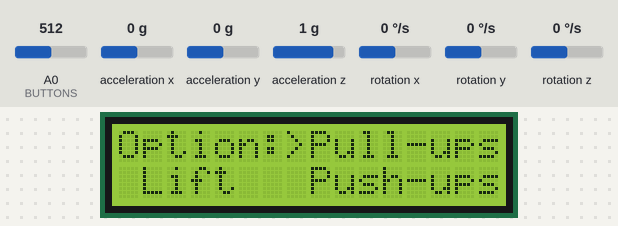
Recording of a sketch running on a simulated Arduino Uno, built with avr-gcc and run on an emulated ATmega328P. Shown: 16×2 character LCD. Inputs (shaded band) come from the test bench; at power-on: A0 (BUTTONS) = 512, acceleration x 0 g, acceleration y 0 g, acceleration z 1 g, rotation x 0 °/s, rotation y 0 °/s, rotation z 0 °/s.

Above: at 1.2 s.
1.3 s: A0 (BUTTONS) set to 407
2.8 s: A0 (BUTTONS) set to 392
At 3.4 s:
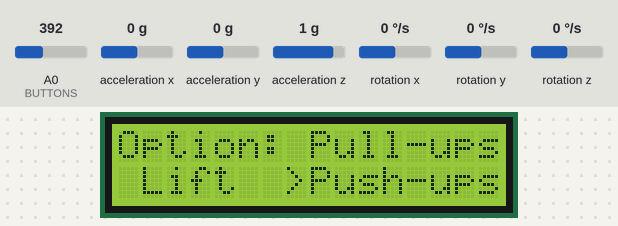
4.4 s: A0 (BUTTONS) set to 410
At 4.57 s:
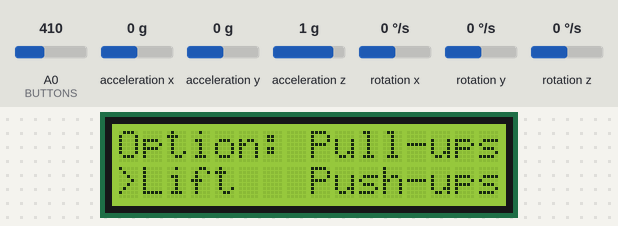
6.1 s: A0 (BUTTONS) set to 582
7.6 s: A0 (BUTTONS) set to 612
At 8.8 s:
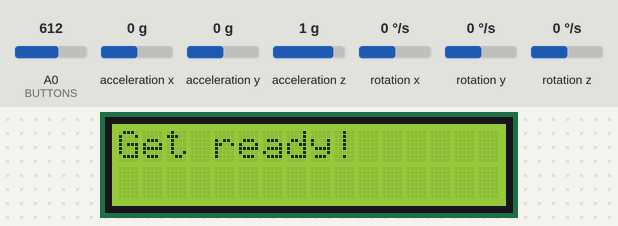
9.2 s: A0 (BUTTONS) set to 511
At 11.4 s:
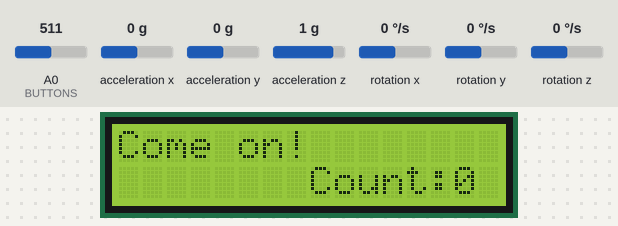
Timing chart, 0 to 12.9 s (numbered marks = the images above; inputs shaded):
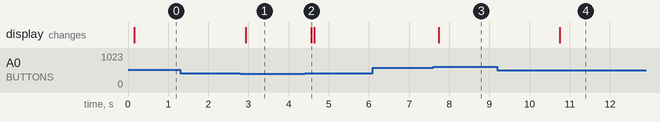

The sketch:

CourseWork.ino
```cpp
#include <MPU6050_tockn.h>
#include <Wire.h>
#include <LiquidCrystal.h>
MPU6050 sport(Wire);

long timer = 0;
int exercises = 0;

double angle_X;
double last_angle_X = -100;

double angle_Y;
double last_angle_Y = 100;

const int BUTTONS = 0;
const int pin_d4 = 4;
const int pin_d5 = 5;
const int pin_d6 = 6;
const int pin_d7 = 7;
const int pin_RS = 8;
const int pin_EN = 9;
const int pin_BL = 10;
LiquidCrystal lcd (pin_RS, pin_EN, pin_d4, pin_d5, pin_d6, pin_d7);

int choose = 2;

void start() {
  lcd.clear();
  lcd.setCursor(0, 0);
  lcd.print("Option:");
  lcd.setCursor(1, 1);
  lcd.print("Lift");
  lcd.setCursor(8, 0);
  lcd.print("Pull-ups");
  lcd.setCursor(8, 1);
  lcd.print("Push-ups");
}

void ready_for() {
  lcd.clear();
  lcd.setCursor(0, 0);
  lcd.print("Get ready!");
  delay(3000);
  lcd.clear();
}

void arrow() {
  if(choose == 3) {
    start();
    lcd.setCursor(0, 1);
    lcd.print(">");
  }
  else if(choose == 2) {
    start();
    lcd.setCursor(7, 0);
    lcd.print(">");
  }
  else if(choose == 4) {
    start();
    lcd.setCursor(7, 1);
    lcd.print(">");
  }
}

void go() {
  start();
  int x;
  while(1){
    x = analogRead(BUTTONS);
    delay(75);
    if(x < 60) {
      choose += 1;
      if(choose > 4) {
        choose -= 1;
      }
      arrow();
    }
    if(x > 60 && x < 200) {
      choose -= 2;
      if(choose < 2){
        choose += 2;
      }
      arrow();
    }
    if(x > 200 && x < 400) {
      choose += 2;
      if(choose > 4){
        choose -= 2;
      }
      arrow();
    }
    if(x > 400 && x < 600) {
      choose -= 1;
      if(choose < 2){
        choose += 1;
      }
      arrow();
    }
    if(x > 600 && x < 800) {
      ready_for();
      return;
    }
  }
}

void setup() {
  Serial.begin(9600);
  Wire.begin();
  sport.begin();
  lcd.begin(16, 2);
}

int x;
int ex_seconds = 0;
void loop() {
  go();
  while(1) {
    label:
      sport.update();

    if(millis() - timer > ex_seconds){
      angle_X = sport.getAngleX();
      angle_Y = sport.getAngleY();

      lcd.setCursor(0, 0);
      lcd.print("Come on!");

      if(choose == 2){
        ex_seconds = 1000;
        if((angle_X - last_angle_X) < -100) {
          exercises++;
        }
        last_angle_X = angle_X;
      }

      if(choose == 3) {
        ex_seconds = 500;
        if(angle_X > 0 and last_angle_X < 0) {
          exercises++;
        }
        last_angle_X = angle_X;
      }

      if(choose == 4) {
        ex_seconds = 500;
        if((angle_X - last_angle_X) > 40) {
          exercises++;
        }
        last_angle_X = angle_X;
      }

      lcd.setCursor(8, 1);
      lcd.print("Count: ");
      lcd.setCursor(14, 1);
      lcd.print(exercises);

      x = analogRead(BUTTONS);
      if(x > 600 and x < 800) {
        lcd.clear();
        lcd.setCursor(0, 0);
        lcd.print("Num: ");
        lcd.setCursor(5, 0);
        lcd.print(exercises);
        lcd.setCursor(10, 0);
        lcd.print("Again?");
        lcd.setCursor(0, 1);
        lcd.print("Left:NO Up:YES");
        while(1) {
          x = analogRead(BUTTONS);
          if(x > 60 and x < 200) {
            exercises = 0;
            last_angle_X = -100;
            last_angle_Y = 100;
            ready_for();
            goto label;
          }
          else if(x > 400 and x < 600) {
            exercises = 0;
            last_angle_X = -100;
            last_angle_Y = 100;
            return;
          }
        }
      }

      timer = millis();
    }
  }
}
```

Measured:
- the behaviour switches between 400 and 399 on A0 (BUTTONS) (found by bisection; images 0 and 1)
- the behaviour switches between 600 and 601 on A0 (BUTTONS) (found by bisection; images 2 and 3)
- after the input at 1.3 s, every drawn part: stays the same
- after the input at 2.8 s, the display: changes after 0.13 s (image 1)
- after the input at 4.4 s, the display: changes after 0.16 s (image 2)
- after the input at 6.1 s, every drawn part: stays the same
- after the input at 7.6 s, the display: changes after 0.14 s (image 3)
- after the input at 9.2 s, the display: changes after 1.6 s (image 4)
